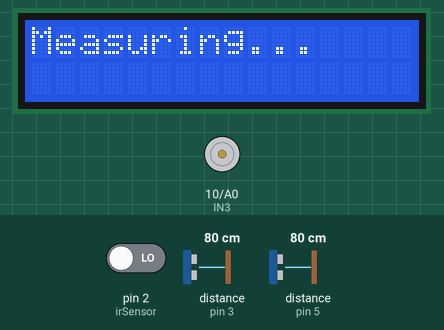
The sketch below on a simulated Arduino Uno, built with avr-gcc and run on an emulated ATmega328P. On the bench: 16×2 character LCD, motor-driver pin pairs drawn as motors (green arrow = first pin HIGH = forward, orange = second pin HIGH = backward, longer = more drive, scaled by the enable pin). Wiring (inferred from the names in the program): 2 × ultrasonic range finder: trigger pin 4, echo pin 3 / trigger pin 6, echo pin 5. The test bench sets the inputs (shaded band); at power-on: pin 2 (irSensor) LOW, distance to the obstacle (sensors on pin 3, pin 5) 80 cm. The echo pulse lasts 58.3 µs per cm.

Above: at 1.1 s.
At 2.2 s:
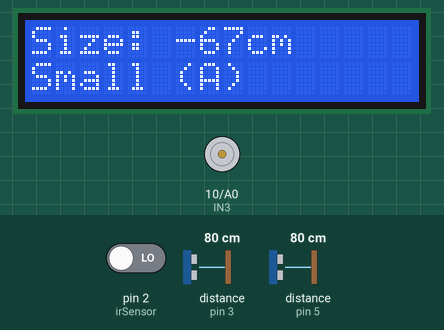
2.3 s: pin 2 (irSensor) driven HIGH
At 6.5 s:
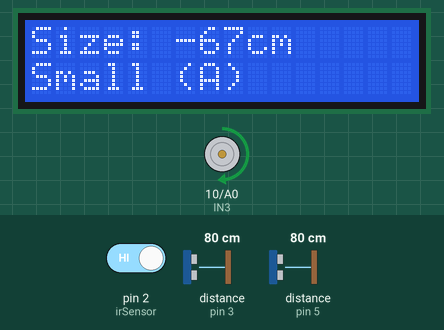
At 8.6 s:
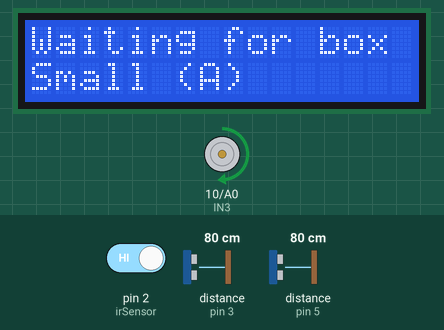
Timing chart, 0 to 10.1 s (numbered marks = the images above; inputs shaded):
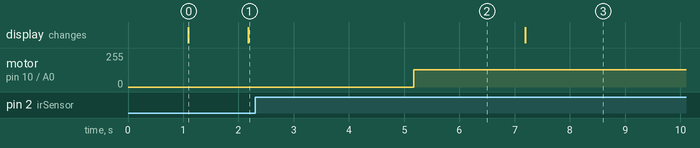

The sketch:

Conveyor_Sender.ino
```cpp
#include <Wire.h>
#include <LiquidCrystal_I2C.h>

// Sensors
int sensor1Trig = 4;
int sensor1Echo = 3;
int sensor2Trig = 6;
int sensor2Echo = 5;
int irSensor = 2; // NEW: IR sensor pin

// Motor Pins (Conveyor Belt)
int ENB = 9;   // Speed Control
int IN3 = 10;  // Direction 1
int IN4 = A0;  // Direction 2

// Settings
int motorSpeed = 130;
int emptySpaceWidth = 9;   // Calibration: Wall eka thiyena dura (cm)
int emptySpaceHeight = 12; // Calibration: Uda thiyena dura (cm)

// Box Sizes (Thresholds)
int smallBox = 3;
int mediumBox = 6;
int largeBox = 8;

LiquidCrystal_I2C lcd(0x27, 16, 2);

void setup() {
  Serial.begin(115200);

  // Setup Pins
  pinMode(sensor1Trig, OUTPUT); pinMode(sensor1Echo, INPUT);
  pinMode(sensor2Trig, OUTPUT); pinMode(sensor2Echo, INPUT);
  pinMode(irSensor, INPUT);

  pinMode(ENB, OUTPUT); pinMode(IN3, OUTPUT); pinMode(IN4, OUTPUT);

  lcd.init();
  lcd.backlight();
  lcd.print("Conveyor System");
  delay(1000);
}

void loop() {
  // 1. IR Sensor Check (Box ekak awada?)
  int irValue = digitalRead(irSensor);

  if (irValue == HIGH) { // Box ekak na (No Obstacle)
    runMotor();          // Belt eka duwanna
    lcd.setCursor(0, 0);
    lcd.print("Waiting for box");
    return;              // Loop eka methanin iwarai
  }

  // 2. Box ekak awa! (IR Low)
  stopMotor();           // Belt eka nawaththanna
  lcd.clear();
  lcd.print("Measuring...");
  delay(1000);           // Box eka nawathina kan inna

  // 3. Measure & Calculate
  int d1 = getDistance(sensor1Trig, sensor1Echo);
  delay(50);
  int d2 = getDistance(sensor2Trig, sensor2Echo);

  int boxWidth = emptySpaceWidth - d1;
  int boxHeight = emptySpaceHeight - d2;
  int maxDim = max(boxWidth, boxHeight); // Loku ma paththa ganna

  // 4. Decision Making (Logic)
  String boxType = "Unknown";
  if (maxDim <= smallBox) { boxType = "Small (A)"; }
  else if (maxDim <= mediumBox) { boxType = "Medium (B)"; }
  else if (maxDim <= largeBox) { boxType = "Large (C)"; }
  else { boxType = "Too Big!"; }

  // 5. Show Result
  lcd.clear();
  lcd.setCursor(0, 0); lcd.print("Size: "); lcd.print(maxDim); lcd.print("cm");
  lcd.setCursor(0, 1); lcd.print(boxType);

  delay(3000); // Result eka balanna 3 seconds denawa

  // 6. Box eka ain karanna (Move forward)
  runMotor();
  delay(2000);
}

// --- Helpers ---
void runMotor() {
  digitalWrite(IN3, HIGH);
  digitalWrite(IN4, LOW);
  analogWrite(ENB, motorSpeed);
}

void stopMotor() {
  digitalWrite(IN3, LOW);
  digitalWrite(IN4, LOW);
  analogWrite(ENB, 0);
}

int getDistance(int trigPin, int echoPin) {
  digitalWrite(trigPin, LOW); delayMicroseconds(2);
  digitalWrite(trigPin, HIGH); delayMicroseconds(10);
  digitalWrite(trigPin, LOW);
  long duration = pulseIn(echoPin, HIGH);
  return duration * 0.034 / 2;
}
```

Measured:
- after the input at 2.3 s, motor on pin 10 (IN3) / A0 (IN4): goes on until 5.2 s, then stays forward 130/255
- what the display in image 0 shows lasts 1.1 s, from 1.1 s to 2.2 s
